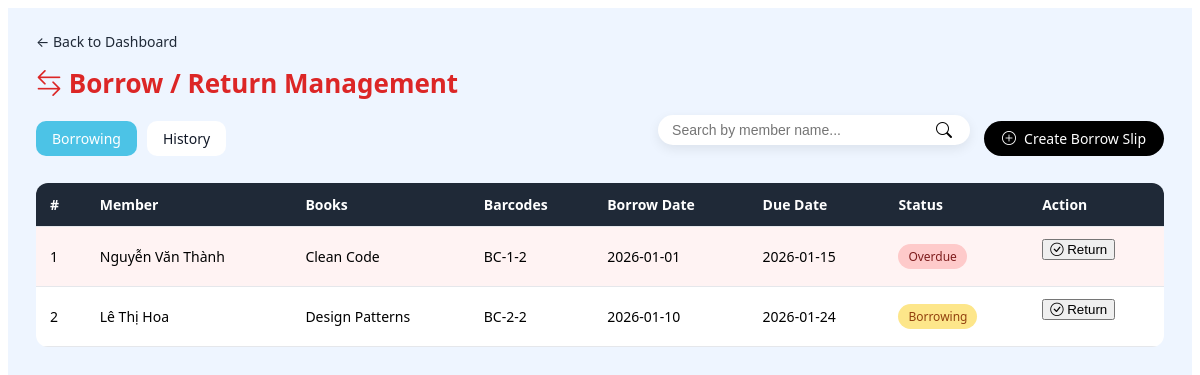
The page /borrow/index (signed in) on the database its author committed.
### tables this page shows
CREATE TABLE `borrow_records` (
  `borrow_id` int(11) NOT NULL,
  `user_id` int(11) DEFAULT NULL,
  `borrow_date` date NOT NULL,
  `due_date` date NOT NULL,
  `return_date` date DEFAULT NULL,
  `status` enum('borrowed','returned','overdue') DEFAULT 'borrowed'
);

CREATE TABLE `users` (
  `user_id` int(11) NOT NULL,
  `username` varchar(255) NOT NULL,
  `password` varchar(255) NOT NULL,
  `full_name` varchar(150) DEFAULT NULL,
  `email` varchar(150) NOT NULL,
  `role` enum('admin','member') DEFAULT 'member',
  `status` enum('active','locked') DEFAULT 'active'
);

### app/core/Controller.php (called while the page is built, shortened)
<?php
class Controller
{
    protected function model($model)
    {
        $modelPath = __DIR__ . '/../models/' . $model . '.php';
        return new $model();
    }
    protected function view($view, $data = [])
    {
        extract($data);
        $viewPath = __DIR__ . '/../views/' . $view . '.php';
        require_once $viewPath;
    }
}

### app/controllers/BorrowController.php (called while the page is built, shortened)
<?php
class BorrowController extends Controller
{
    public function index()
    {
        $borrowModel = $this->model('BorrowRecord');
        $keyword = $_GET['keyword'] ?? '';
        $page = (int) ($_GET['page'] ?? 1);
        $page = max(1, $page);
        $limit = 10;
        if (!empty($keyword)) {
            $borrows = $borrowModel->searchByMemberName($keyword, $page, $limit);
            $total = $borrowModel->countSearchByMemberName($keyword);
        } else {
            $borrows = $borrowModel->getAllActiveBorrows($page, $limit);
            $total = $borrowModel->countAllActiveBorrows();
        }
        $totalPages = ceil($total / $limit);
        $this->view('admin/borrowing', [
            'borrows' => $borrows,
            'keyword' => $keyword,
            'page' => $page,
            'totalPages' => $totalPages,
            'total' => $total,
            'limit' => $limit
        ]);
    }
}

### app/core/Router.php (called while the page is built, shortened)
<?php
class Router
{
    public function run()
    {
        $requestUri = parse_url($_SERVER['REQUEST_URI'], PHP_URL_PATH);
        if (strpos($requestUri, '/public/') !== false) {
            $requestUri = substr($requestUri, strpos($requestUri, '/public/') + 8);
        } elseif (substr($requestUri, -7) === '/public') {
            $requestUri = '';
        } else {
            $requestUri = trim($requestUri, '/');
        }
        $requestUri = trim($requestUri, '/');
        $requestUri = preg_replace('/\.php$/', '', $requestUri);
        $requestUri = preg_replace('/^index\/?/', '', $requestUri);
        $parts = !empty($requestUri) ? explode('/', $requestUri) : [];
        $parts = array_filter($parts, fn($p) => !empty($p));
        $parts = array_values($parts);
        $method = !empty($parts[1]) ? $parts[1] : 'index';
        $params = array_slice($parts, 2);
        $controller = new $controllerName();
        call_user_func_array([$controller, $method], $params);
    }
}

### public/index.php (called while the page is built, shortened)
<?php
require_once __DIR__ . '/../app/config/database.php';
require_once __DIR__ . '/../app/core/Router.php';
require_once __DIR__ . '/../app/core/Controller.php';
require_once __DIR__ . '/../app/core/Model.php';
$router = new Router();
$router->run();

### app/core/Model.php (called while the page is built, shortened)
<?php
class Model {
    public function __construct() {
        $database = new Database();
        $this->db = $database->connect();
    }
}

### app/config/database.php (called while the page is built, shortened)
<?php
class Database {
    private $host = 'localhost';
    private $db_name = 'library_management';
    private $username = 'root';
    private $password = '';
    private $conn;
    public function connect() {
        try {
            $this->conn = new PDO(
                "mysql:host={$this->host};dbname={$this->db_name};charset=utf8",
                $this->username,
                $this->password
            );
            $this->conn->setAttribute(PDO::ATTR_ERRMODE, PDO::ERRMODE_EXCEPTION);
        } catch (PDOException $e) {
            die('Database connection failed: ' . $e->getMessage());
        }
        return $this->conn;
    }
}

### app/models/BorrowRecord.php (called while the page is built, shortened)
<?php
class BorrowRecord extends Model
{
    public function getAllActiveBorrows($page = 1, $limit = 10)
    {
        $offset = ($page - 1) * $limit;
        $sql = "SELECT
                br.borrow_id,
                u.full_name,
                GROUP_CONCAT(DISTINCT b.title SEPARATOR ', ') as titles,
                GROUP_CONCAT(DISTINCT bc.barcode SEPARATOR ', ') as barcodes,
                br.borrow_date,
                br.due_date,
                br.status
            FROM borrow_records br
            JOIN users u ON br.user_id = u.user_id
            LEFT JOIN borrow_records_book_copies brbc ON br.borrow_id = brbc.borrow_id
            LEFT JOIN book_copies bc ON brbc.book_copy_id = bc.book_copy_id
            LEFT JOIN books b ON bc.book_id = b.book_id
            WHERE br.status != 'returned'
            GROUP BY br.borrow_id, u.full_name, br.borrow_date, br.due_date, br.status
            ORDER BY br.due_date ASC
            LIMIT " . intval($limit) . " OFFSET " . intval($offset);
        $stmt = $this->db->prepare($sql);
        $stmt->execute();
        return $stmt->fetchAll(PDO::FETCH_ASSOC);
    }
}

### app/views/admin/borrowing.php (the view, shortened to what this page needs)
<link rel="stylesheet" href="<?= BASE_URL ?>/assets/css/admin-borrow.css">
<link rel="stylesheet" href="https://cdn.jsdelivr.net/npm/bootstrap-icons@1.11.3/font/bootstrap-icons.css">
<div class="borrow-container">
    <div class="borrow-header">
        <a href="<?= BASE_URL ?>/admin/index" class="btn-back">
            ← Back to Dashboard
        </a>
        <div class="borrow-title">
            <h2>
                <i class="bi bi-arrow-left-right"></i>
                Borrow / Return Management
            </h2>
        </div>
        <div class="borrow-actions">
            <div class="borrow-tabs">
                <a href="<?= BASE_URL ?>/borrow/index" class="btn active">
                    Borrowing
                </a>
                <a href="<?= BASE_URL ?>/borrow/history" class="btn">
                    History
                </a>
            </div>
            <div class="borrow-right">
                <form method="GET" class="borrow-search">
                    <input type="text" name="keyword" placeholder="Search by member name..."
                        value="<?= htmlspecialchars($keyword ?? '') ?>">
                    <button type="submit">
                        <i class="bi bi-search"></i>
                    </button>
                </form>
                <a href="<?= BASE_URL ?>/borrow/create" class="btn-create">
                    <i class="bi bi-plus-circle"></i>
                    Create Borrow Slip
                </a>
            </div>
        </div>
    </div>
    <table class="borrow-table">
        <thead>
            <tr>
                <th>#</th>
                <th>Member</th>
                <th>Books</th>
                <th>Barcodes</th>
                <th>Borrow Date</th>
                <th>Due Date</th>
                <th>Status</th>
                <th>Action</th>
            </tr>
        </thead>
        <tbody>
            <?php foreach ($borrows as $b): ?>
                <tr class="<?= $b['status'] === 'overdue' ? 'overdue' : '' ?>">
                    <td><?= $b['borrow_id'] ?></td>
                    <td><?= htmlspecialchars($b['full_name']) ?></td>
                    <td><?= htmlspecialchars($b['titles']) ?></td>
                    <td><?= htmlspecialchars($b['barcodes']) ?></td>
                    <td><?= $b['borrow_date'] ?></td>
                    <td><?= $b['due_date'] ?></td>
                    <td>
                        <?php if ($b['status'] === 'overdue'): ?>
                            <span class="badge badge-danger">Overdue</span>
                        <?php else: ?>
                            <span class="badge badge-warning">Borrowing</span>
                        <?php endif; ?>
                    </td>
                    <td>
                        <form method="post" action="<?= BASE_URL ?>/borrow/returnBook">
                            <button class="btn btn-success btn-sm">
                                <i class="bi bi-check-circle"></i> Return
                            </button>
                        </form>
                    </td>
                </tr>
            <?php endforeach; ?>
        </tbody>
    </table>
</div>

### public/assets/css/admin-borrow.css (style rules this page uses)
.borrow-container { padding: 24px 28px; background: #eef5ff; min-height: 100vh; font-family: system-ui, -apple-system, BlinkMacSystemFont, "Segoe UI", sans-serif; }
.borrow-header { display: flex; flex-direction: column; gap: 14px; margin-bottom: 22px; }
.btn-back { display: inline-flex; align-items: center; gap: 6px; font-size: 14px; color: #1f2937; text-decoration: none; width: fit-content; }
.borrow-title h2 { margin: 0; font-size: 26px; font-weight: 700; color: #dc2626; }
.borrow-actions { display: flex; align-items: center; justify-content: space-between; gap: 16px; }
.borrow-tabs { display: flex; gap: 10px; }
.borrow-tabs .btn { padding: 8px 16px; border-radius: 10px; font-size: 14px; font-weight: 500; background: #ffffff; color: #111827; text-decoration: none; }
.borrow-tabs .btn.active { background: #4cc3e6; color: #ffffff; }
.borrow-right { display: flex; align-items: center; gap: 14px; }
.borrow-search { display: flex; align-items: center; background: #ffffff; border-radius: 20px; padding: 6px 12px; box-shadow: 0 4px 12px rgba(0, 0, 0, 0.08); }
.borrow-search input { border: none; outline: none; font-size: 14px; width: 260px; }
.borrow-search button { border: none; background: transparent; cursor: pointer; font-size: 16px; }
.btn-create { display: inline-flex; align-items: center; gap: 8px; padding: 8px 18px; background: #000000; color: #ffffff; border-radius: 18px; font-size: 14px; font-weight: 500; text-decoration: none; }
.borrow-table { width: 100%; border-collapse: collapse; background: #ffffff; border-radius: 12px; overflow: hidden; }
.borrow-table th, .borrow-table td { padding: 12px 14px; border-bottom: 1px solid #e5e7eb; text-align: left; font-size: 14px; }
.borrow-table th { background: #1f2937; color: #ffffff; font-weight: 600; }
.borrow-table tr.overdue { background: #fff3f3; }
.badge { padding: 4px 10px; border-radius: 999px; font-size: 12px; font-weight: 500; }
.badge-warning { background: #fde68a; color: #92400e; }
.badge-danger { background: #fecaca; color: #7f1d1d; }

### rows shown on the page
borrow_records: borrow_id "1", user.full_name "Nguyễn Văn Thành", titles "Clean Code", barcodes "BC-1-2", borrow_date "2026-01-01", due_date "2026-01-15", status "Overdue"
borrow_records: borrow_id "2", user.full_name "Lê Thị Hoa", titles "Design Patterns", barcodes "BC-2-2", borrow_date "2026-01-10", due_date "2026-01-24", status "Borrowing"
